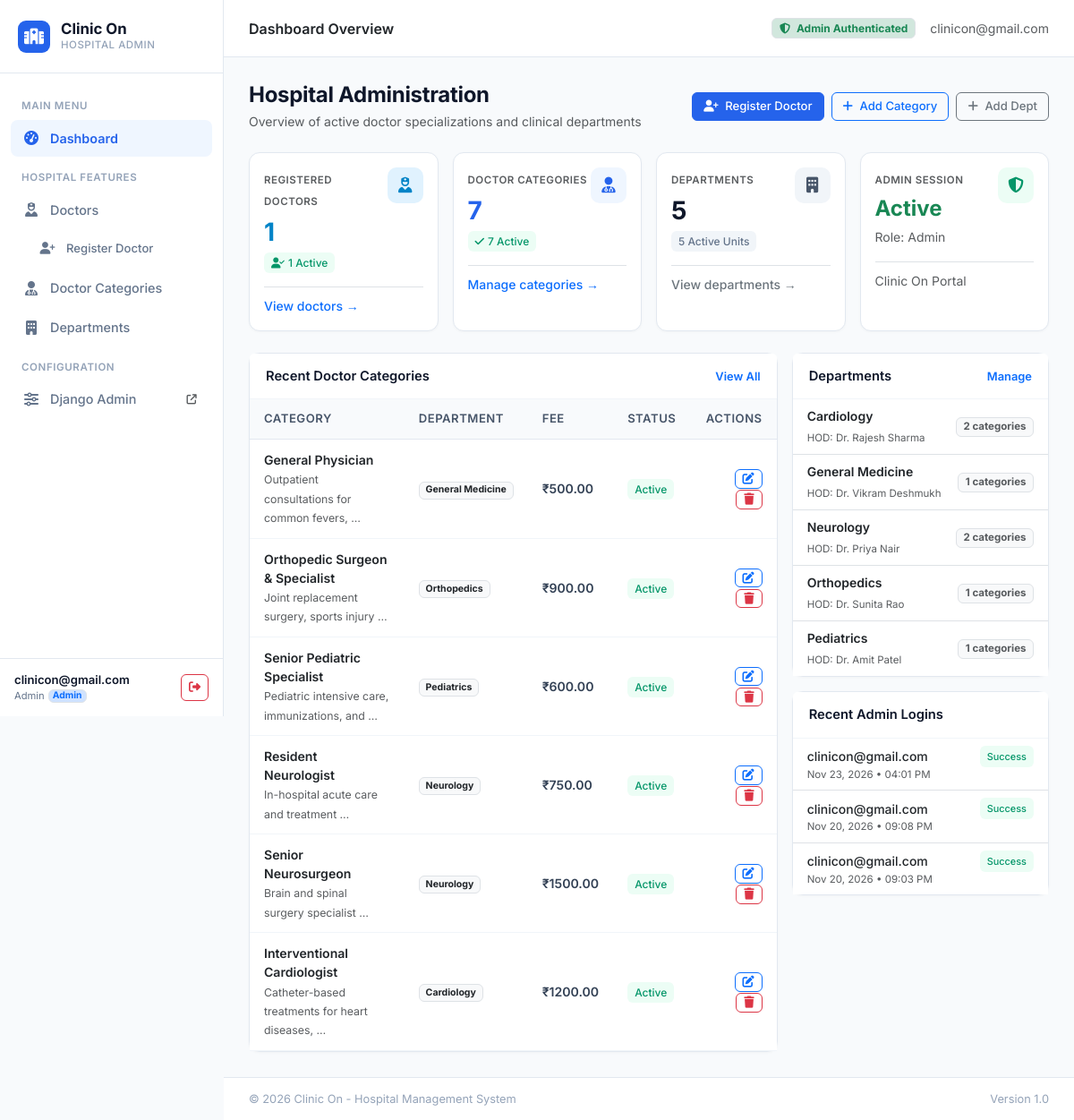
/ (signed in), run on an earlier commit of the app's database.
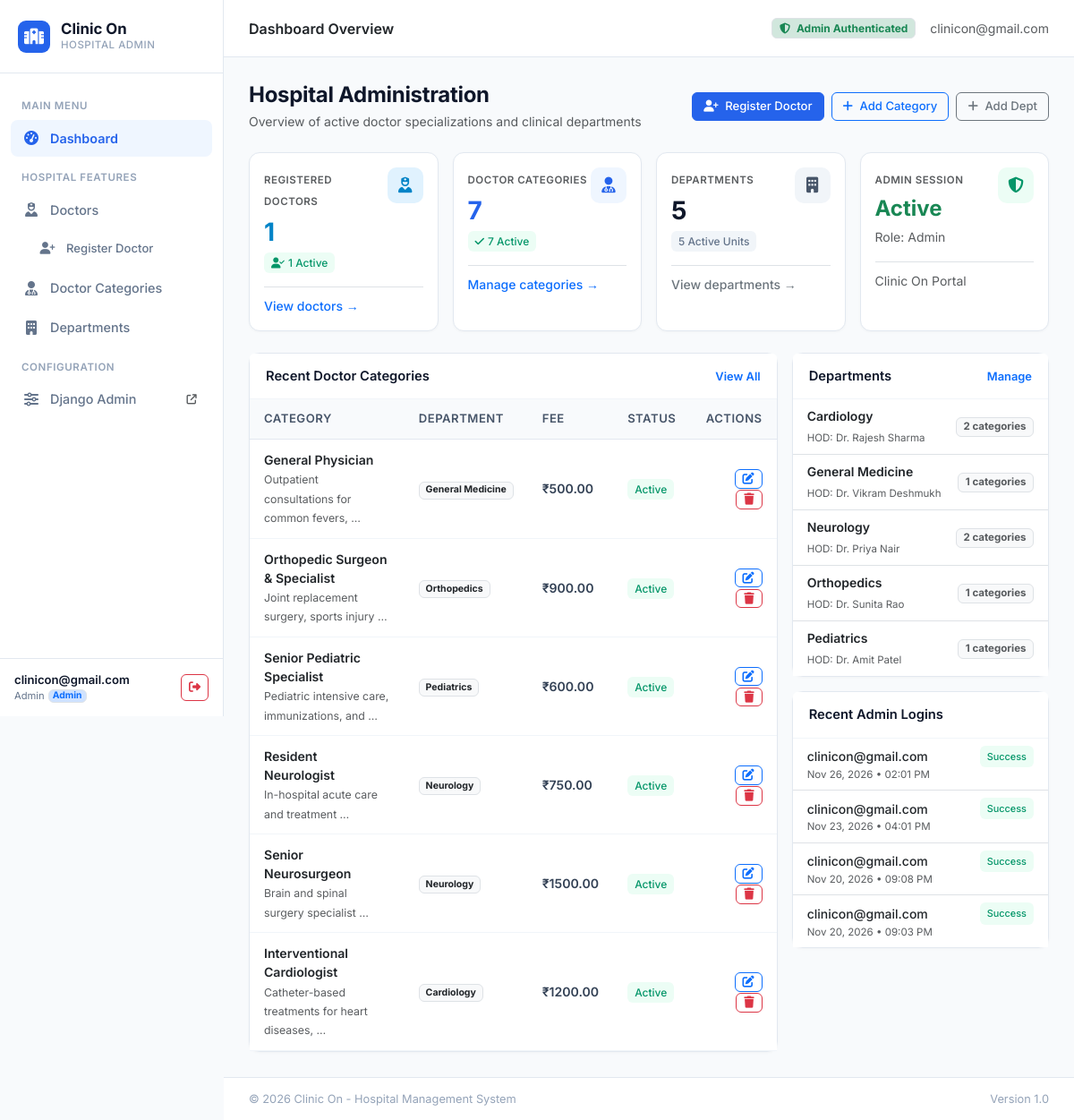
And on a later commit of the database.
### hospital/models.py (models this page shows, shortened)
class DoctorCategory(models.Model):
    name = models.CharField(max_length=120, verbose_name='Category Name')
    department = models.ForeignKey(
        Department,
        on_delete=models.CASCADE,
        related_name='doctor_categories',
        verbose_name='Department'
    )
    description = models.TextField(blank=True, null=True, verbose_name='Description')
    consultation_fee = models.DecimalField(
        max_digits=10,
        decimal_places=2,
        default=500.00,
        verbose_name='Standard Consultation Fee (₹)'
    )
    is_active = models.BooleanField(default=True, verbose_name='Is Active')
    created_at = models.DateTimeField(auto_now_add=True)
    updated_at = models.DateTimeField(auto_now=True)
    class Meta:
        verbose_name = 'Doctor Category'
        verbose_name_plural = 'Doctor Categories'
        ordering = ['-created_at']

class Department(models.Model):
    name = models.CharField(max_length=100, unique=True, verbose_name='Department Name')
    code = models.CharField(max_length=20, unique=True, blank=True, null=True, verbose_name='Department Code')
    description = models.TextField(blank=True, null=True, verbose_name='Description')
    head_of_department = models.CharField(max_length=100, blank=True, null=True, verbose_name='Head of Department (HOD)')
    is_active = models.BooleanField(default=True, verbose_name='Active Status')
    created_at = models.DateTimeField(auto_now_add=True)
    updated_at = models.DateTimeField(auto_now=True)
    class Meta:
        verbose_name = 'Department'
        verbose_name_plural = 'Departments'
        ordering = ['name']

class LoginLog(models.Model):
    user = models.ForeignKey(
        settings.AUTH_USER_MODEL,
        on_delete=models.CASCADE,
        related_name='login_logs'
    )
    login_time = models.DateTimeField(default=timezone.now)
    ip_address = models.GenericIPAddressField(null=True, blank=True)
    user_agent = models.TextField(blank=True, null=True)
    status = models.CharField(max_length=20, default='Success')
    class Meta:
        verbose_name = 'Login Log'
        verbose_name_plural = 'Login Logs'
        ordering = ['-login_time']

class CustomUser(AbstractUser):
    ROLE_CHOICES = (
        ('Admin', 'Administrator'),
        ('Doctor', 'Doctor'),
        ('Staff', 'Hospital Staff'),
    )
    username = models.CharField(max_length=150, unique=True, blank=True, null=True)
    email = models.EmailField(unique=True, verbose_name='Email Address')
    phone = models.CharField(max_length=20, blank=True, null=True, verbose_name='Phone Number')
    role = models.CharField(max_length=20, choices=ROLE_CHOICES, default='Admin')
    created_at = models.DateTimeField(auto_now_add=True)
    USERNAME_FIELD = 'email'
    REQUIRED_FIELDS = []
    objects = CustomUserManager()
    class Meta:
        verbose_name = 'User'
        verbose_name_plural = 'Users'

### hospital/views.py (the view)
# urls.py: path('', views.admin_dashboard_view, name='dashboard'),
@admin_required
def admin_dashboard_view(request):
    total_categories = DoctorCategory.objects.count()
    active_categories = DoctorCategory.objects.filter(is_active=True).count()
    total_departments = Department.objects.count()
    active_departments = Department.objects.filter(is_active=True).count()
    total_doctors = DoctorRegister.objects.count()
    active_doctors = DoctorRegister.objects.filter(is_active=True).count()
    recent_categories = DoctorCategory.objects.select_related('department').order_by('-created_at')[:6]
    departments_summary = Department.objects.annotate(cat_count=Count('doctor_categories'))[:5]
    recent_logins = LoginLog.objects.filter(user=request.user).order_by('-login_time')[:5]
    recent_doctors = DoctorRegister.objects.select_related('department', 'category').order_by('-registration_date')[:5]
    context = {
        'total_categories': total_categories,
        'active_categories': active_categories,
        'total_departments': total_departments,
        'active_departments': active_departments,
        'total_doctors': total_doctors,
        'active_doctors': active_doctors,
        'recent_categories': recent_categories,
        'departments_summary': departments_summary,
        'recent_logins': recent_logins,
        'recent_doctors': recent_doctors,
    }
    return render(request, 'hospital/dashboard.html', context)

### hospital/views.py (called while the page is built)
def admin_required(view_func):
    @wraps(view_func)
    def _wrapped_view(request, *args, **kwargs):
        if not request.user.is_authenticated:
            return redirect(f"{reverse('login')}?next={request.path}")
        if not (request.user.is_superuser or request.user.is_staff or getattr(request.user, 'role', '') == 'Admin'):
            messages.error(request, "Access restricted: Administrator privileges are required to view this page.")
            return render(request, 'hospital/access_denied.html', {
                'title': 'Access Restricted',
                'user': request.user
            }, status=403)
        return view_func(request, *args, **kwargs)
    return _wrapped_view

### templates/hospital/dashboard.html (shortened to what the changed rows need)
{% extends 'base.html' %}
{% block content %}
<div class="row g-3">
    <div class="col-lg-8">
        <div class="card">
            <div class="card-body p-0">
                {% if recent_categories %}
                    <div class="table-responsive">
                        <table class="table mb-0">
                            <thead>
                                <tr>
                                    <th>Category</th>
                                    <th>Department</th>
                                    <th>Fee</th>
                                    <th>Status</th>
                                    <th class="text-end">Actions</th>
                                </tr>
                            </thead>
                            <tbody>
                                {% for cat in recent_categories %}
                                    <tr>
                                        <td>
                                            <div class="fw-semibold text-dark">{{ cat.name }}</div>
                                            <small class="text-muted">{{ cat.description|truncatewords:5|default:"—" }}</small>
                                        </td>
                                        <td>
                                            <span class="badge bg-light text-dark border">
                                                {{ cat.department.name }}
                                            </span>
                                        </td>
                                        <td>
                                            <span class="fw-semibold">₹{{ cat.consultation_fee }}</span>
                                        </td>
                                        <td>
                                            {% if cat.is_active %}
                                                <span class="badge-soft-success">Active</span>
                                            {% else %}
                                                <span class="badge-soft-secondary">Inactive</span>
                                            {% endif %}
                                        </td>
                                        <td class="text-end">
                                            <a href="{% url 'category_edit' cat.pk %}" class="btn btn-outline-primary btn-sm py-0 px-2" title="Edit">
                                                <i class="fa-solid fa-pen-to-square"></i>
                                            </a>
                                            <a href="{% url 'category_delete' cat.pk %}" class="btn btn-outline-danger btn-sm py-0 px-2 ms-1" title="Delete">
                                                <i class="fa-solid fa-trash"></i>
                                            </a>
                                        </td>
                                    </tr>
                                {% endfor %}
                            </tbody>
                        </table>
                    </div>
                {% else %}
                    <div class="text-center py-5">
                        <p class="text-muted small mb-2">No doctor categories added yet.</p>
                        <a href="{% url 'category_add' %}" class="btn btn-primary btn-sm">Add Category</a>
                    </div>
                {% endif %}
            </div>
        </div>
    </div>
    <div class="col-lg-4">
        <div class="card mb-3">
            <div class="card-body p-0">
                {% if departments_summary %}
                    <ul class="list-group list-group-flush">
                        {% for dept in departments_summary %}
                            <li class="list-group-item d-flex justify-content-between align-items-center py-2 px-3">
                                <div>
                                    <div class="small fw-semibold text-dark">{{ dept.name }}</div>
                                    <small class="text-muted" style="font-size: 0.72rem;">HOD: {{ dept.head_of_department|default:"Not assigned" }}</small>
                                </div>
                                <span class="badge bg-light text-muted border" style="font-size: 0.72rem;">
                                    {{ dept.cat_count }} categories
                                </span>
                            </li>
                        {% endfor %}
                    </ul>
                {% else %}
                    <div class="p-3 text-muted small">No departments configured yet.</div>
                {% endif %}
            </div>
        </div>
        <div class="card">
            <div class="card-body p-0">
                {% if recent_logins %}
                    <ul class="list-group list-group-flush small">
                        {% for log in recent_logins %}
                            <li class="list-group-item py-2 px-3">
                                <div class="d-flex justify-content-between align-items-center">
                                    <span class="fw-medium text-dark">{{ log.user.email }}</span>
                                    <span class="badge-soft-success" style="font-size: 0.68rem;">Success</span>
                                </div>
                                <div class="text-muted" style="font-size: 0.72rem;">
                                    {{ log.login_time|date:"M d, Y • h:i A" }}
                                </div>
                            </li>
                        {% endfor %}
                    </ul>
                {% else %}
                    <div class="p-3 text-muted small">No login history available.</div>
                {% endif %}
            </div>
        </div>
    </div>
</div>
{% endblock %}

What changed in the data, as far as the page shows it:
added LoginLog: user.email "clinicon@gmail.com", login_time "Nov 26, 2026 • 02:01 PM"
